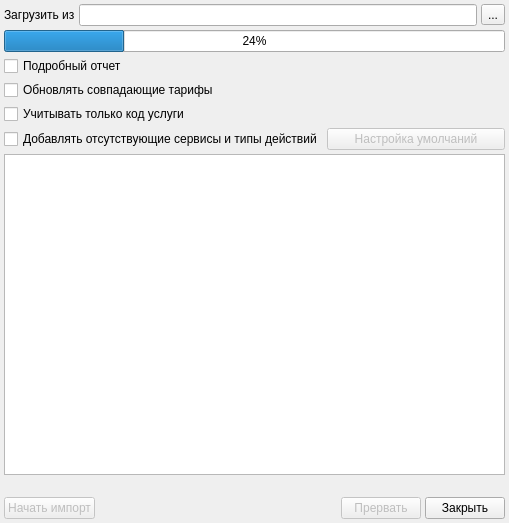
<?xml version="1.0" encoding="UTF-8"?>
<ui version="4.0">
 <class>ImportTariffsCSV</class>
 <widget class="QDialog" name="ImportTariffsCSV">
  <property name="geometry">
   <rect>
    <x>0</x>
    <y>0</y>
    <width>509</width>
    <height>523</height>
   </rect>
  </property>
  <property name="windowTitle">
   <string>Импорт тарифов для договора</string>
  </property>
  <layout class="QVBoxLayout" name="verticalLayout">
   <property name="spacing">
    <number>4</number>
   </property>
   <property name="margin">
    <number>4</number>
   </property>
   <item>
    <layout class="QHBoxLayout">
     <property name="spacing">
      <number>4</number>
     </property>
     <property name="margin">
      <number>0</number>
     </property>
     <item>
      <widget class="QLabel" name="label">
       <property name="text">
        <string>Загрузить из</string>
       </property>
      </widget>
     </item>
     <item>
      <widget class="QLineEdit" name="edtFileName"/>
     </item>
     <item>
      <widget class="QToolButton" name="btnSelectFile">
       <property name="text">
        <string>...</string>
       </property>
      </widget>
     </item>
    </layout>
   </item>
   <item>
    <widget class="CProgressBar" name="progressBar">
     <property name="value">
      <number>24</number>
     </property>
     <property name="orientation">
      <enum>Qt::Horizontal</enum>
     </property>
    </widget>
   </item>
   <item>
    <widget class="QCheckBox" name="chkFullLog">
     <property name="text">
      <string>Подробный отчет</string>
     </property>
    </widget>
   </item>
   <item>
    <widget class="QCheckBox" name="chkUpdateTariff">
     <property name="text">
      <string>Обновлять совпадающие тарифы</string>
     </property>
    </widget>
   </item>
   <item>
    <widget class="QCheckBox" name="chkOnlyCodes">
     <property name="toolTip">
      <string>Не учитывать различия в наименовании</string>
     </property>
     <property name="text">
      <string>Учитывать только код услуги</string>
     </property>
    </widget>
   </item>
   <item>
    <layout class="QHBoxLayout" name="horizontalLayout">
     <item>
      <widget class="QCheckBox" name="chkAddServicesAndAT">
       <property name="text">
        <string>Добавлять отсутствующие сервисы и типы действий</string>
       </property>
      </widget>
     </item>
     <item>
      <widget class="QPushButton" name="btnSettings">
       <property name="enabled">
        <bool>false</bool>
       </property>
       <property name="text">
        <string>Настройка умолчаний</string>
       </property>
      </widget>
     </item>
    </layout>
   </item>
   <item>
    <widget class="QTextBrowser" name="logBrowser"/>
   </item>
   <item>
    <widget class="QLabel" name="lblStatus">
     <property name="text">
      <string/>
     </property>
    </widget>
   </item>
   <item>
    <layout class="QHBoxLayout">
     <property name="spacing">
      <number>4</number>
     </property>
     <property name="margin">
      <number>0</number>
     </property>
     <item>
      <widget class="QPushButton" name="btnImport">
       <property name="enabled">
        <bool>false</bool>
       </property>
       <property name="text">
        <string>Начать импорт</string>
       </property>
      </widget>
     </item>
     <item>
      <spacer>
       <property name="orientation">
        <enum>Qt::Horizontal</enum>
       </property>
       <property name="sizeHint" stdset="0">
        <size>
         <width>40</width>
         <height>20</height>
        </size>
       </property>
      </spacer>
     </item>
     <item>
      <widget class="QPushButton" name="btnAbort">
       <property name="enabled">
        <bool>false</bool>
       </property>
       <property name="text">
        <string>Прервать</string>
       </property>
      </widget>
     </item>
     <item>
      <widget class="QPushButton" name="btnClose">
       <property name="text">
        <string>Закрыть</string>
       </property>
      </widget>
     </item>
    </layout>
   </item>
  </layout>
 </widget>
 <customwidgets>
  <customwidget>
   <class>CProgressBar</class>
   <extends>QProgressBar</extends>
   <header>library/ProgressBar.h</header>
  </customwidget>
 </customwidgets>
 <tabstops>
  <tabstop>edtFileName</tabstop>
  <tabstop>btnSelectFile</tabstop>
  <tabstop>chkFullLog</tabstop>
  <tabstop>chkUpdateTariff</tabstop>
  <tabstop>logBrowser</tabstop>
  <tabstop>btnImport</tabstop>
  <tabstop>btnAbort</tabstop>
  <tabstop>btnClose</tabstop>
 </tabstops>
 <resources/>
 <connections>
  <connection>
   <sender>chkAddServicesAndAT</sender>
   <signal>toggled(bool)</signal>
   <receiver>btnSettings</receiver>
   <slot>setEnabled(bool)</slot>
   <hints>
    <hint type="sourcelabel">
     <x>216</x>
     <y>151</y>
    </hint>
    <hint type="destinationlabel">
     <x>380</x>
     <y>155</y>
    </hint>
   </hints>
  </connection>
 </connections>
</ui>
